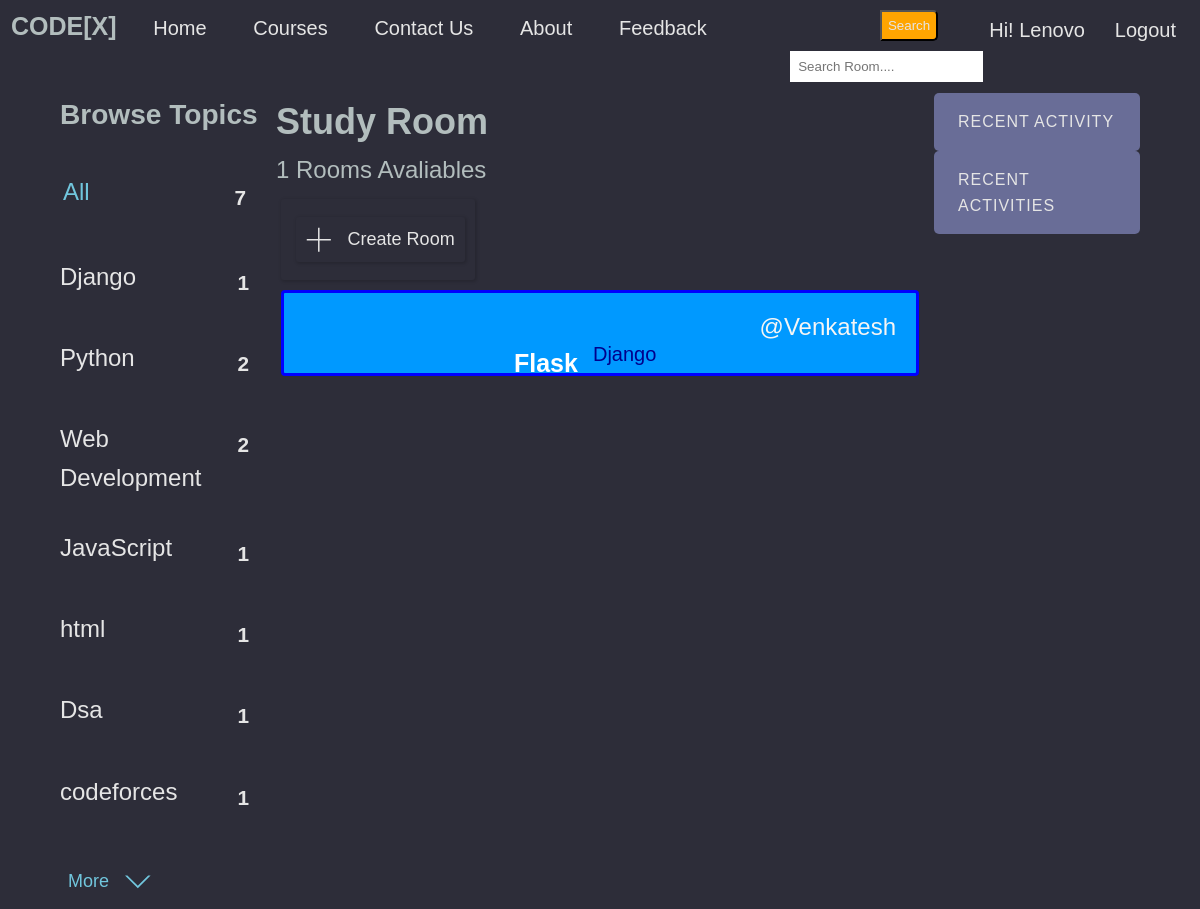
Screenshot of /?q=Django (signed in) with the database file from the repository.
### base/models.py (models this page shows, shortened)
class Topic(models.Model):
    name = models.CharField(max_length=200)

class Room(models.Model):
    host =  models.ForeignKey(User, on_delete=models.SET_NULL,null=True)
    topic = models.ForeignKey(Topic, on_delete=models.SET_NULL,null=True)
    name =  models.CharField(max_length= 200)
    description = models.TextField(null= True, blank= True)
    participants= models.ManyToManyField(User, related_name='participants', blank=True)
    updated= models.DateTimeField(auto_now= True)
    created= models.DateTimeField(auto_now_add=True)
    class Meta:
        ordering = ['-updated','-created']

### base/views.py (the view)
# urls.py: path('',views.home, name="home"),
def home(request):
    q = request.GET.get('q') if request.GET.get('q') != None else ''
    rooms = Room.objects.filter(
        Q(topic__name__icontains=q) |
        Q(name__icontains=q) |
        Q(description__icontains=q))
    room_count= rooms.count()
    topics = Topic.objects.all()
    room_message = Message.objects.filter(Q(room__topic__name__icontains=q))
    context = {'rooms': rooms ,'topics': topics,'room_count': room_count,'room_message': room_message}
    return render(request, 'base/home.html',context )

### base/templates/base/home.html (shortened to what this page needs)
{% extends 'main.html' %}
{% block content %}
<div class="layout layout--3">
    <div class="home-container">
        <div>
            {% include 'base/topics_component.html' %}
        </div>
        <div class="roomlist">
            <h2>Study Room</h2>
            <p>{{room_count}} Rooms Avaliables</p>
            <div class="btn">
                <a class="btn btn--main" href="{% url 'create-room' %}">
                    <svg version="1.1" xmlns="http://www.w3.org/2000/svg" width="32" height="32" viewBox="0 0 32 32">
                    <title>add</title>
                    <path
                      d="M16.943 0.943h-1.885v14.115h-14.115v1.885h14.115v14.115h1.885v-14.115h14.115v-1.885h-14.115v-14.115z">
                    </path>
                </svg>Create Room</a>
            </div>
            <div>
                {% include 'base/feed_component.html' %}
            </div>
        </div>
        <div>
            {% include 'base/activity_component.html' %}
        </div>
    </div>
</div>
{% endblock content %}

### templates/main.html (shortened to what this page needs)
<!DOCTYPE html>
{% load static %}
<html lang="en">
<head>
    <link rel="stylesheets" type="text/css" media="screen" href="{% static 'css/style.css' %}">
</head>
<body>
    <nav class="nav-bar">
        <ul>
            <label class="logo">CODE[X]</label>
            <li><a  href="/">Home</a></li>
            <li><a href="{% url 'course' %}">Courses</a></li>
            <li><a href="{% url 'contact' %}">Contact us</a></li>
            <li><a href="#">About</a></li>
            <li><a href="#">feedback</a></li>
        </ul>
        {% if request.user.is_authenticated %}
        <a class="logout" href="{% url 'logout' %}" >Logout</a>
        <p class="hello">Hi! {{request.user}}</p>
        {% else %}
        <a class="login" href="{% url 'login' %}"  >Login</a>
        {% endif %}
        <form method="GET" action="{% url 'home' %}">
            <button class="but">Search</button>
            <input class="search" type="text" name="q" placeholder="Search Room...."/>
        </form>
    </nav>
    {% block content %}
    {% endblock %}
</body>
</html>

### base/templates/base/topics_component.html (shortened to what this page needs)
<div class="topics-container">
    <div class="topics__header">
        <h3> Browse Topics </h3>
    </div>
    <ul class="topics__list">
        <li>
            <a href="{% url 'home' %}" class="active">All<span>{{topics.count}}</span></a>
        </li>
        {% for topic in topics %}
            <li>
                <a href="{% url 'home' %}?q={{topic.name}}">{{topic.name}}<span>{{topic.room_set.all.count}}</span></a>
            </li>
        {% endfor %}
    </ul>
    <a class="btn btn--link" href="{% url 'course' %}">More
        <svg version="1.1" xmlns="http://www.w3.org/2000/svg" width="32" height="32" viewBox="0 0 32 32">
            <title>chevron-down</title>
            <path d="M16 21l-13-13h-3l16 16 16-16h-3l-13 13z"></path>
        </svg>
    </a>
</div>

### base/templates/base/feed_component.html (shortened to what this page needs)
<div>
    {% for room in rooms %}
    <div class="feed-component">
        <a class="room-host" href="{% url 'user-profile' room.host.id %}">@{{room.host.username}}</a>
        <h5><a class="feed-room" href= "{% url 'room' room.id %}">{{room.name}}</a></h5>
        <small class="feed-topic-name" >{{room.topic.name}} </small>
    </div>
    {% endfor %}
</div>

### templates/main.html (style rules this page uses)
:root { --color-main: #71c6dd; --color-main-light: #e1f6fb; --color-dark: #3f4156; --color-dark-medium: #51546e; --color-dark-light: #696d97; --color-light: #e5e5e5; --color-gray: #8b8b8b; --color-light-gray: #b2bdbd; --color-bg: #2d2d39; --color-success: #5dd693; --color-error: #fc4b0b; }
* { padding: 0; margin: 0; text-decoration: none; list-style-type: none; box-sizing: border-box; font-family: 'Nunito', sans-serif }
body { color: var(--color-light-gray); background-color: var(--color-bg); line-height: 1.6; font-weight: 400; font-size: 1.5rem; min-height: 100vh; }
.nav-bar { background:#2d2d39; height: 55px; width: 100%; }
.logo { color:#b2bdbd ; font-size: 25px; line-height: 50px; padding: 0 10px; font-weight: bold; }
nav ul { float:left; margin:1px; }
nav ul li { display: inline-block; line-height:40px; margin: 0 14px; }
nav ul li a { color: #e5e5e5; font-size: 20px; padding: 4px 6px; border-radius: 3px; text-transform:capitalize; }
.search { float: right; margin-top: 10px; border: none; padding: 8px; }
button { float: right; margin-right: 45px; padding: 6px; margin-top: 10px; background: orange; color: #e5e5e5; border-radius: 0 5px 5px 0; cursor: pointer; }
.logout { float: right; color: #e5e5e5; font-size: 20px; padding: 4px 6px; border-radius: 3px; text-transform:capitalize; margin-top: 10px; margin-right: 18px; cursor: pointer; }
.hello { float: right; color: #e5e5e5; font-size: 20px; padding: 4px 6px; border-radius: 3px; text-transform:capitalize; margin-top: 10px; margin-right: 18px; }

### base/templates/base/home.html (style rules this page uses)
:root { --color-main: #71c6dd; --color-main-light: #e1f6fb; --color-dark: #3f4156; --color-dark-medium: #51546e; --color-dark-light: #696d97; --color-light: #e5e5e5; --color-gray: #8b8b8b; --color-light-gray: #b2bdbd; --color-bg: #2d2d39; --color-success: #5dd693; --color-error: #fc4b0b; }
.layout { margin-top: 2.4rem; }
.layout--3 > .home-container > div:last-child { flex-basis: 25%; }
.home-container { display: grid; grid-template-columns: 1fr 3fr 1fr; padding: 0; flex-basis: 100%; width: 90%; margin: auto; }
.btn { background-color: transparent; border: none; display: inline-flex; align-items: center; gap: 1rem; cursor: pointer; transition: all ease-in-out 0.3s; border-radius: 3px; box-shadow: 1px 1px 3px 1px rgba(0, 0, 0, 0.15); padding:8px 10px; font-size: 18px; margin-top: 10px; margin-bottom: 10px; margin-left: 5px; }
.btn--main { color: var( --color-light); }
.btn > svg { fill: currentColor; width: 1.6rem; height: 1.6rem; }

### base/templates/base/topics_component.html (style rules this page uses)
:root { --color-main: #71c6dd; --color-main-light: #e1f6fb; --color-dark: #3f4156; --color-dark-medium: #51546e; --color-dark-light: #696d97; --color-light: #e5e5e5; --color-gray: #8b8b8b; --color-light-gray: #b2bdbd; --color-bg: #2d2d39; --color-success: #5dd693; --color-error: #fc4b0b; }
.topics-container { margin-right: 10px; }
.topics__header { margin-bottom: 2rem; }
.topics__list { list-style: none; }
.topics__list li a { display: flex; justify-content: space-between; margin-bottom: 2rem; font-weight: 500; color: var( --color-light); transition: all 0.3s ease-in-out; }
.topics__list li a.active, .topics__list li a:hover { color: var(--color-main); border-radius: 3px; padding: 3px 3px; }
.topics__list li a span { padding: 0.5rem 1rem; color: var( --color-light); border-radius: 3px; font-size: 1.3rem; font-weight: 700; letter-spacing: 1px; }
.btn { background-color: transparent; border: none; display: inline-flex; align-items: center; gap: 1rem; cursor: pointer; transition: all ease-in-out 0.3s; border-radius: 3px; box-shadow: 1px 1px 3px 1px rgba(0, 0, 0, 0.15); padding:8px 10px; font-size: 18px; margin-top: 10px; margin-bottom: 10px; margin-left: 5px; }
.btn--link { border-radius: 3px; padding: 3px; color: var(--color-main); box-shadow: none; }

### base/templates/base/feed_component.html (style rules this page uses)
.feed-component { margin-left: 5px; margin-right: 5px; margin-bottom: 5px; display: block; padding: 40px 20px; position: relative; background: #0099FF; border: 3px solid blue; border-radius: 4px; }
.room-host { float: right; text-transform: capitalize; margin-top: -25px; color: whitesmoke; }
.feed-room { float: inline-start; margin-left: 200px; color: #fff; font-size: 25px; text-transform: capitalize; padding: 10px; border-radius: 3px; }
.feed-topic-name { float: left; color: darkblue; padding: 5px; font-size: 20px; }

### rows the page displays
Topic: name "Django", room_set.all.count "1"
Topic: name "Python", room_set.all.count "2"
Topic: name "Web Development", room_set.all.count "2"
Topic: name "JavaScript", room_set.all.count "1"
Topic: name "html", room_set.all.count "1"
Topic: name "Dsa", room_set.all.count "1"
Topic: name "codeforces", room_set.all.count "1"
Room: host.username "Venkatesh", name "Flask", topic.name "Django"

### other values shown
{{ request.user }} "Lenovo"
{{ topics.count }} "7"
{{ room_count }} "1"
